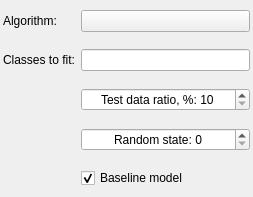
                     <widget class="QWidget" name="page_classificator_fit_params">
                      <property name="geometry">
                       <rect>
                        <x>0</x>
                        <y>0</y>
                        <width>253</width>
                        <height>197</height>
                       </rect>
                      </property>
                      <attribute name="label">
                       <string>Classification fit parameters</string>
                      </attribute>
                      <layout class="QVBoxLayout" name="verticalLayout_93">
                       <property name="spacing">
                        <number>0</number>
                       </property>
                       <property name="leftMargin">
                        <number>0</number>
                       </property>
                       <property name="topMargin">
                        <number>0</number>
                       </property>
                       <property name="rightMargin">
                        <number>0</number>
                       </property>
                       <property name="bottomMargin">
                        <number>0</number>
                       </property>
                       <item>
                        <layout class="QFormLayout" name="page_classificator_fit_params_formLayout">
                         <property name="sizeConstraint">
                          <enum>QLayout::SetNoConstraint</enum>
                         </property>
                         <property name="fieldGrowthPolicy">
                          <enum>QFormLayout::AllNonFixedFieldsGrow</enum>
                         </property>
                         <property name="rowWrapPolicy">
                          <enum>QFormLayout::DontWrapRows</enum>
                         </property>
                         <property name="horizontalSpacing">
                          <number>6</number>
                         </property>
                         <property name="verticalSpacing">
                          <number>10</number>
                         </property>
                         <property name="leftMargin">
                          <number>3</number>
                         </property>
                         <property name="topMargin">
                          <number>3</number>
                         </property>
                         <property name="rightMargin">
                          <number>3</number>
                         </property>
                         <item row="0" column="0">
                          <widget class="QLabel" name="label_current_classificator">
                           <property name="sizePolicy">
                            <sizepolicy hsizetype="Preferred" vsizetype="Expanding">
                             <horstretch>0</horstretch>
                             <verstretch>0</verstretch>
                            </sizepolicy>
                           </property>
                           <property name="text">
                            <string>Algorithm:</string>
                           </property>
                          </widget>
                         </item>
                         <item row="0" column="1">
                          <widget class="ComboBox" name="current_classificator_comboBox"/>
                         </item>
                         <item row="1" column="0">
                          <widget class="QLabel" name="classes_label">
                           <property name="toolTip">
                            <string>&lt;html&gt;&lt;head/&gt;&lt;body&gt;&lt;p&gt;&lt;span style=&quot; font-size:9pt;&quot;&gt;Ex: '1, 3' for analyze only classes 1 and 3&lt;/span&gt;&lt;/p&gt;&lt;/body&gt;&lt;/html&gt;</string>
                           </property>
                           <property name="text">
                            <string>Classes to fit:</string>
                           </property>
                          </widget>
                         </item>
                         <item row="1" column="1">
                          <widget class="LineEdit" name="classes_lineEdit"/>
                         </item>
                         <item row="2" column="1">
                          <widget class="CompactSpinBox" name="test_data_ratio_spinBox">
                           <property name="layoutDirection">
                            <enum>Qt::LeftToRight</enum>
                           </property>
                           <property name="alignment">
                            <set>Qt::AlignCenter</set>
                           </property>
                           <property name="prefix">
                            <string>Test data ratio, %: </string>
                           </property>
                           <property name="minimum">
                            <number>10</number>
                           </property>
                           <property name="maximum">
                            <number>40</number>
                           </property>
                           <property name="value">
                            <number>10</number>
                           </property>
                          </widget>
                         </item>
                         <item row="3" column="1">
                          <widget class="CompactSpinBox" name="random_state_sb">
                           <property name="alignment">
                            <set>Qt::AlignCenter</set>
                           </property>
                           <property name="prefix">
                            <string>Random state: </string>
                           </property>
                           <property name="maximum">
                            <number>1000</number>
                           </property>
                          </widget>
                         </item>
                         <item row="4" column="1">
                          <widget class="CheckBox" name="baseline_cb">
                           <property name="text">
                            <string>Baseline model</string>
                           </property>
                           <property name="checked">
                            <bool>true</bool>
                           </property>
                          </widget>
                         </item>
                        </layout>
                       </item>
                      </layout>
                     </widget>
